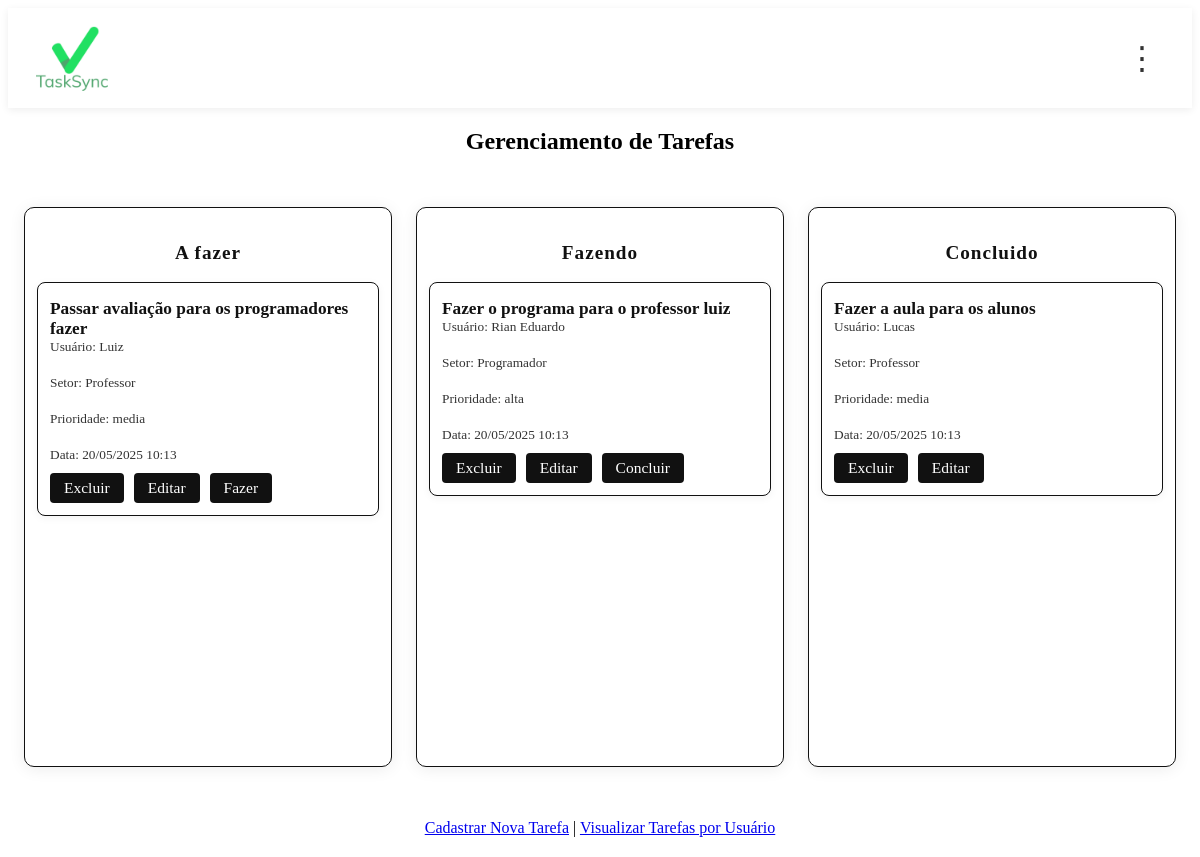
/gerecialmento_de_tarefa.php, run on the app's committed database.
### tables this page shows
CREATE TABLE `tarefas` (
  `id_tarefa` int(11) NOT NULL,
  `id_usuario` int(11) NOT NULL,
  `descricao` text NOT NULL,
  `setor` varchar(50) NOT NULL,
  `prioridade` enum('baixa','media','alta') NOT NULL,
  `data_cadastro` datetime NOT NULL DEFAULT current_timestamp(),
  `status` enum('a fazer','fazendo','concluido') NOT NULL DEFAULT 'a fazer'
);

CREATE TABLE `usuarios` (
  `id_usuario` int(11) NOT NULL,
  `nome` varchar(100) NOT NULL,
  `setor` varchar(50) NOT NULL
);

### gerecialmento_de_tarefa.php (the view, shortened to what this page needs)
<?php
include 'conexão.php';
$colunas = [
    'a fazer' => [],
    'fazendo' => [],
    'concluido' => []
];
$res = $conn->query("SELECT t.*, u.nome FROM tarefas t JOIN usuarios u ON t.id_usuario = u.id_usuario ORDER BY t.data_cadastro DESC");
while ($row = $res->fetch_assoc()) {
    $colunas[$row['status']][] = $row;
}
?>
<!DOCTYPE html>
<html lang="pt-br">
<head>
    <link rel="stylesheet" href="css/style.css">
    <link rel="stylesheet" href="css/gerenciamento.css">
</head>
<body>
    <header class="header-tasksync">
        <img src="./img/logo1.png" alt="Logo TaskSync" class="logo" width="80" height="60">
        <button class="menu-toggle" onclick="toggleMenu()">&#8942;</button>
    </header>
    <h2 style="text-align:center;">Gerenciamento de Tarefas</h2>
    <div class="kanban-container">
        <?php foreach ($colunas as $status => $tarefas): ?>
            <div class="kanban-coluna">
                <h2><?= ucfirst($status) ?></h2>
                <?php foreach ($tarefas as $tarefa): ?>
                    <div class="kanban-card">
                        <strong><?= htmlspecialchars($tarefa['descricao']) ?></strong><br>
                        <small>Usuário: <?= htmlspecialchars($tarefa['nome']) ?></small><br>
                        <small>Setor: <?= htmlspecialchars($tarefa['setor']) ?></small><br>
                        <small>Prioridade: <?= htmlspecialchars($tarefa['prioridade']) ?></small><br>
                        <small>Data: <?= date('d/m/Y H:i', strtotime($tarefa['data_cadastro'])) ?></small>
                        <div class="card-actions">
                            <a href="gerecialmento_de_tarefa.php?excluir=<?= $tarefa['id_tarefa'] ?>" onclick="return confirm('Excluir tarefa?')">Excluir</a>
                            <a href="cadastro_tarefa.php?editar=<?= $tarefa['id_tarefa'] ?>">Editar</a>
                            <?php if ($status == 'a fazer'): ?>
                                <a href="?mudar_status=fazendo&id=<?= $tarefa['id_tarefa'] ?>">Fazer</a>
                            <?php elseif ($status == 'fazendo'): ?>
                                <a href="?mudar_status=concluido&id=<?= $tarefa['id_tarefa'] ?>">Concluir</a>
                            <?php endif; ?>
                        </div>
                    </div>
                <?php endforeach; ?>
            </div>
        <?php endforeach; ?>
    </div>
    <div style="text-align:center;margin:20px;">
        <a href="cadastro_tarefa.php">Cadastrar Nova Tarefa</a> |
        <a href="visualizar_tarefa.php">Visualizar Tarefas por Usuário</a>
    </div>
</body>
</html>

### css/style.css (style rules this page uses)
.header-tasksync { display: flex; align-items: center; justify-content: space-between; background: #fff; padding: 10px 24px; box-shadow: 0 2px 8px rgba(0,0,0,0.07); position: relative; z-index: 10; }
.header-tasksync .logo { height: 80px; }
.menu-toggle { background: none; border: none; font-size: 2em; cursor: pointer; color: #333; padding: 4px 10px; }

### css/gerenciamento.css (style rules this page uses)
body { background: #fff; }
.kanban-container { display: flex; gap: 24px; padding: 32px 16px; min-height: 70vh; background: #fff; justify-content: center; }
.kanban-coluna { flex: 1; background: #fff; border-radius: 10px; box-shadow: 0 2px 16px rgba(0,0,0,0.08); border: 1.5px solid #111; padding: 18px 12px; min-width: 280px; max-width: 350px; color: #111; display: flex; flex-direction: column; align-items: stretch; }
.kanban-coluna h2 { text-align: center; margin-bottom: 18px; color: #111; letter-spacing: 1px; font-size: 1.2em; font-weight: bold; }
.kanban-card { background: #fff; border-radius: 8px; border: 1.5px solid #111; box-shadow: 0 2px 8px rgba(0,0,0,0.05); margin-bottom: 18px; padding: 16px 12px 12px 12px; color: #111; font-size: 1em; transition: box-shadow 0.2s; position: relative; }
.kanban-card strong { font-size: 1.08em; color: #111; }
.kanban-card small { display: block; color: #333; margin-bottom: 2px; }
.card-actions { margin-top: 10px; display: flex; gap: 10px; }
.card-actions a { background: #111; color: #fff; padding: 6px 14px; border-radius: 4px; text-decoration: none; font-size: 0.97em; transition: background 0.2s, color 0.2s; border: none; display: inline-block; }

### data on the page
tarefas: descricao "Passar avaliação para os programadores fazer", id_usuario.nome "Luiz", setor "Professor", prioridade "media", data_cadastro "20/05/2025 10:13"
tarefas: descricao "Fazer o programa para o professor luiz", id_usuario.nome "Rian Eduardo", setor "Programador", prioridade "alta", data_cadastro "20/05/2025 10:13"
tarefas: descricao "Fazer a aula para os alunos", id_usuario.nome "Lucas", setor "Professor", prioridade "media", data_cadastro "20/05/2025 10:13"

### other printed values
$status "A fazer"
$status "Fazendo"
$status "Concluido"
